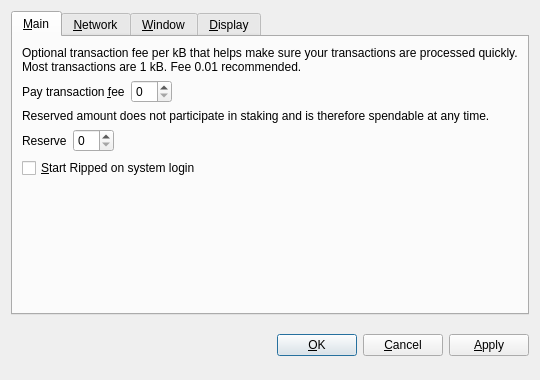
<?xml version="1.0" encoding="UTF-8"?>
<ui version="4.0">
 <class>OptionsDialog</class>
 <widget class="QDialog" name="OptionsDialog">
  <property name="geometry">
   <rect>
    <x>0</x>
    <y>0</y>
    <width>540</width>
    <height>380</height>
   </rect>
  </property>
  <property name="windowTitle">
   <string>Options</string>
  </property>
  <property name="modal">
   <bool>true</bool>
  </property>
  <layout class="QVBoxLayout" name="verticalLayout">
   <item>
    <widget class="QTabWidget" name="tabWidget">
     <property name="tabPosition">
      <enum>QTabWidget::North</enum>
     </property>
     <property name="currentIndex">
      <number>0</number>
     </property>
     <widget class="QWidget" name="tabMain">
      <attribute name="title">
       <string>&amp;Main</string>
      </attribute>
      <layout class="QVBoxLayout" name="verticalLayout_Main">
       <item>
        <widget class="QLabel" name="transactionFeeInfoLabel">
         <property name="text">
          <string>Optional transaction fee per kB that helps make sure your transactions are processed quickly. Most transactions are 1 kB. Fee 0.01 recommended.</string>
         </property>
         <property name="textFormat">
          <enum>Qt::PlainText</enum>
         </property>
         <property name="wordWrap">
          <bool>true</bool>
         </property>
        </widget>
       </item>
       <item>
        <layout class="QHBoxLayout" name="horizontalLayoutFee">
         <item>
          <widget class="QLabel" name="transactionFeeLabel">
           <property name="text">
            <string>Pay transaction &amp;fee</string>
           </property>
           <property name="textFormat">
            <enum>Qt::PlainText</enum>
           </property>
           <property name="buddy">
            <cstring>transactionFee</cstring>
           </property>
          </widget>
         </item>
         <item>
          <widget class="BitcoinAmountField" name="transactionFee"/>
         </item>
         <item>
          <spacer name="horizontalSpacerFee">
           <property name="orientation">
            <enum>Qt::Horizontal</enum>
           </property>
           <property name="sizeHint" stdset="0">
            <size>
             <width>40</width>
             <height>20</height>
            </size>
           </property>
          </spacer>
         </item>
        </layout>
       </item>
       <item>
        <widget class="QLabel" name="reserveBalanceInfoLabel">
         <property name="text">
          <string>Reserved amount does not participate in staking and is therefore spendable at any time.</string>
         </property>
         <property name="textFormat">
          <enum>Qt::PlainText</enum>
         </property>
         <property name="wordWrap">
          <bool>true</bool>
         </property>
        </widget>
       </item>
       <item>
        <layout class="QHBoxLayout" name="horizontalLayoutReserveBalance">
         <item>
          <widget class="QLabel" name="reserveBalanceLabel">
           <property name="text">
            <string>Reserve</string>
           </property>
           <property name="textFormat">
            <enum>Qt::PlainText</enum>
           </property>
           <property name="buddy">
            <cstring>reserveBalance</cstring>
           </property>
          </widget>
         </item>
         <item>
          <widget class="BitcoinAmountField" name="reserveBalance"/>
         </item>
         <item>
          <spacer name="horizontalSpacerReserveBalance">
           <property name="orientation">
            <enum>Qt::Horizontal</enum>
           </property>
           <property name="sizeHint" stdset="0">
            <size>
             <width>40</width>
             <height>20</height>
            </size>
           </property>
          </spacer>
         </item>
        </layout>
       </item>
       <item>
        <widget class="QCheckBox" name="bitcoinAtStartup">
         <property name="toolTip">
          <string>Automatically start Ripped after logging in to the system.</string>
         </property>
         <property name="text">
          <string>&amp;Start Ripped on system login</string>
         </property>
        </widget>
       </item>
       <item>
        <spacer name="verticalSpacer_Main">
         <property name="orientation">
          <enum>Qt::Vertical</enum>
         </property>
         <property name="sizeHint" stdset="0">
          <size>
           <width>20</width>
           <height>40</height>
          </size>
         </property>
        </spacer>
       </item>
      </layout>
     </widget>
     <widget class="QWidget" name="tabNetwork">
      <attribute name="title">
       <string>&amp;Network</string>
      </attribute>
      <layout class="QVBoxLayout" name="verticalLayout_Network">
       <item>
        <widget class="QCheckBox" name="mapPortUpnp">
         <property name="toolTip">
          <string>Automatically open the Ripped client port on the router. This only works when your router supports UPnP and it is enabled.</string>
         </property>
         <property name="text">
          <string>Map port using &amp;UPnP</string>
         </property>
        </widget>
       </item>
       <item>
        <widget class="QCheckBox" name="connectSocks">
         <property name="toolTip">
          <string>Connect to the Ripped network through a SOCKS proxy (e.g. when connecting through Tor).</string>
         </property>
         <property name="text">
          <string>&amp;Connect through SOCKS proxy:</string>
         </property>
        </widget>
       </item>
       <item>
        <layout class="QHBoxLayout" name="horizontalLayout_Network">
         <item>
          <widget class="QLabel" name="proxyIpLabel">
           <property name="text">
            <string>Proxy &amp;IP:</string>
           </property>
           <property name="textFormat">
            <enum>Qt::PlainText</enum>
           </property>
           <property name="buddy">
            <cstring>proxyIp</cstring>
           </property>
          </widget>
         </item>
         <item>
          <widget class="QValidatedLineEdit" name="proxyIp">
           <property name="maximumSize">
            <size>
             <width>140</width>
             <height>16777215</height>
            </size>
           </property>
           <property name="toolTip">
            <string>IP address of the proxy (e.g. 127.0.0.1)</string>
           </property>
          </widget>
         </item>
         <item>
          <widget class="QLabel" name="proxyPortLabel">
           <property name="text">
            <string>&amp;Port:</string>
           </property>
           <property name="textFormat">
            <enum>Qt::PlainText</enum>
           </property>
           <property name="buddy">
            <cstring>proxyPort</cstring>
           </property>
          </widget>
         </item>
         <item>
          <widget class="QLineEdit" name="proxyPort">
           <property name="maximumSize">
            <size>
             <width>55</width>
             <height>16777215</height>
            </size>
           </property>
           <property name="toolTip">
            <string>Port of the proxy (e.g. 9050)</string>
           </property>
          </widget>
         </item>
         <item>
          <widget class="QLabel" name="socksVersionLabel">
           <property name="text">
            <string>SOCKS &amp;Version:</string>
           </property>
           <property name="textFormat">
            <enum>Qt::PlainText</enum>
           </property>
           <property name="buddy">
            <cstring>socksVersion</cstring>
           </property>
          </widget>
         </item>
         <item>
          <widget class="QValueComboBox" name="socksVersion">
           <property name="toolTip">
            <string>SOCKS version of the proxy (e.g. 5)</string>
           </property>
          </widget>
         </item>
         <item>
          <spacer name="horizontalSpacer_Network">
           <property name="orientation">
            <enum>Qt::Horizontal</enum>
           </property>
           <property name="sizeHint" stdset="0">
            <size>
             <width>40</width>
             <height>20</height>
            </size>
           </property>
          </spacer>
         </item>
        </layout>
       </item>
       <item>
        <spacer name="verticalSpacer_Network">
         <property name="orientation">
          <enum>Qt::Vertical</enum>
         </property>
         <property name="sizeHint" stdset="0">
          <size>
           <width>20</width>
           <height>40</height>
          </size>
         </property>
        </spacer>
       </item>
      </layout>
     </widget>
     <widget class="QWidget" name="tabWindow">
      <attribute name="title">
       <string>&amp;Window</string>
      </attribute>
      <layout class="QVBoxLayout" name="verticalLayout_Window">
       <item>
        <widget class="QCheckBox" name="minimizeToTray">
         <property name="toolTip">
          <string>Show only a tray icon after minimizing the window.</string>
         </property>
         <property name="text">
          <string>&amp;Minimize to the tray instead of the taskbar</string>
         </property>
        </widget>
       </item>
       <item>
        <widget class="QCheckBox" name="minimizeOnClose">
         <property name="toolTip">
          <string>Minimize instead of exit the application when the window is closed. When this option is enabled, the application will be closed only after selecting Quit in the menu.</string>
         </property>
         <property name="text">
          <string>M&amp;inimize on close</string>
         </property>
        </widget>
       </item>
       <item>
        <spacer name="verticalSpacer_Window">
         <property name="orientation">
          <enum>Qt::Vertical</enum>
         </property>
         <property name="sizeHint" stdset="0">
          <size>
           <width>20</width>
           <height>40</height>
          </size>
         </property>
        </spacer>
       </item>
      </layout>
     </widget>
     <widget class="QWidget" name="tabDisplay">
      <attribute name="title">
       <string>&amp;Display</string>
      </attribute>
      <layout class="QVBoxLayout" name="verticalLayout_Display">
       <item>
        <layout class="QHBoxLayout" name="horizontalLayout_1_Display">
         <item>
          <widget class="QLabel" name="langLabel">
           <property name="text">
            <string>User Interface &amp;language:</string>
           </property>
           <property name="textFormat">
            <enum>Qt::PlainText</enum>
           </property>
           <property name="buddy">
            <cstring>lang</cstring>
           </property>
          </widget>
         </item>
         <item>
          <widget class="QValueComboBox" name="lang">
           <property name="toolTip">
            <string>The user interface language can be set here. This setting will take effect after restarting Ripped.</string>
           </property>
          </widget>
         </item>
        </layout>
       </item>
       <item>
        <layout class="QHBoxLayout" name="horizontalLayout_2_Display">
         <item>
          <widget class="QLabel" name="unitLabel">
           <property name="text">
            <string>&amp;Unit to show amounts in:</string>
           </property>
           <property name="textFormat">
            <enum>Qt::PlainText</enum>
           </property>
           <property name="buddy">
            <cstring>unit</cstring>
           </property>
          </widget>
         </item>
         <item>
          <widget class="QValueComboBox" name="unit">
           <property name="toolTip">
            <string>Choose the default subdivision unit to show in the interface and when sending coins.</string>
           </property>
          </widget>
         </item>
        </layout>
       </item>
       <item>
        <widget class="QCheckBox" name="displayAddresses">
         <property name="toolTip">
          <string>Whether to show Ripped addresses in the transaction list or not.</string>
         </property>
         <property name="text">
          <string>&amp;Display addresses in transaction list</string>
         </property>
        </widget>
       </item>
       <item>
        <widget class="QCheckBox" name="coinControlFeatures">
         <property name="toolTip">
          <string>Whether to show coin control features or not.</string>
         </property>
         <property name="text">
          <string>Display coin &amp;control features (experts only!)</string>
         </property>
        </widget>
       </item>
       <item>
        <spacer name="verticalSpacer_Display">
         <property name="orientation">
          <enum>Qt::Vertical</enum>
         </property>
         <property name="sizeHint" stdset="0">
          <size>
           <width>20</width>
           <height>40</height>
          </size>
         </property>
        </spacer>
       </item>
      </layout>
     </widget>
    </widget>
   </item>
   <item>
    <layout class="QHBoxLayout" name="horizontalLayout_Buttons">
     <item>
      <spacer name="horizontalSpacer_1">
       <property name="orientation">
        <enum>Qt::Horizontal</enum>
       </property>
       <property name="sizeHint" stdset="0">
        <size>
         <width>40</width>
         <height>48</height>
        </size>
       </property>
      </spacer>
     </item>
     <item>
      <widget class="QLabel" name="statusLabel">
       <property name="font">
        <font>
         <weight>75</weight>
         <bold>true</bold>
        </font>
       </property>
       <property name="text">
        <string/>
       </property>
       <property name="textFormat">
        <enum>Qt::PlainText</enum>
       </property>
       <property name="wordWrap">
        <bool>true</bool>
       </property>
      </widget>
     </item>
     <item>
      <spacer name="horizontalSpacer_2">
       <property name="orientation">
        <enum>Qt::Horizontal</enum>
       </property>
       <property name="sizeHint" stdset="0">
        <size>
         <width>40</width>
         <height>48</height>
        </size>
       </property>
      </spacer>
     </item>
     <item>
      <widget class="QPushButton" name="okButton">
       <property name="text">
        <string>&amp;OK</string>
       </property>
      </widget>
     </item>
     <item>
      <widget class="QPushButton" name="cancelButton">
       <property name="text">
        <string>&amp;Cancel</string>
       </property>
       <property name="autoDefault">
        <bool>false</bool>
       </property>
      </widget>
     </item>
     <item>
      <widget class="QPushButton" name="applyButton">
       <property name="text">
        <string>&amp;Apply</string>
       </property>
       <property name="autoDefault">
        <bool>false</bool>
       </property>
      </widget>
     </item>
    </layout>
   </item>
  </layout>
 </widget>
 <customwidgets>
  <customwidget>
   <class>BitcoinAmountField</class>
   <extends>QSpinBox</extends>
   <header>bitcoinamountfield.h</header>
  </customwidget>
  <customwidget>
   <class>QValueComboBox</class>
   <extends>QComboBox</extends>
   <header>qvaluecombobox.h</header>
  </customwidget>
  <customwidget>
   <class>QValidatedLineEdit</class>
   <extends>QLineEdit</extends>
   <header>qvalidatedlineedit.h</header>
  </customwidget>
 </customwidgets>
 <resources/>
 <connections/>
</ui>
